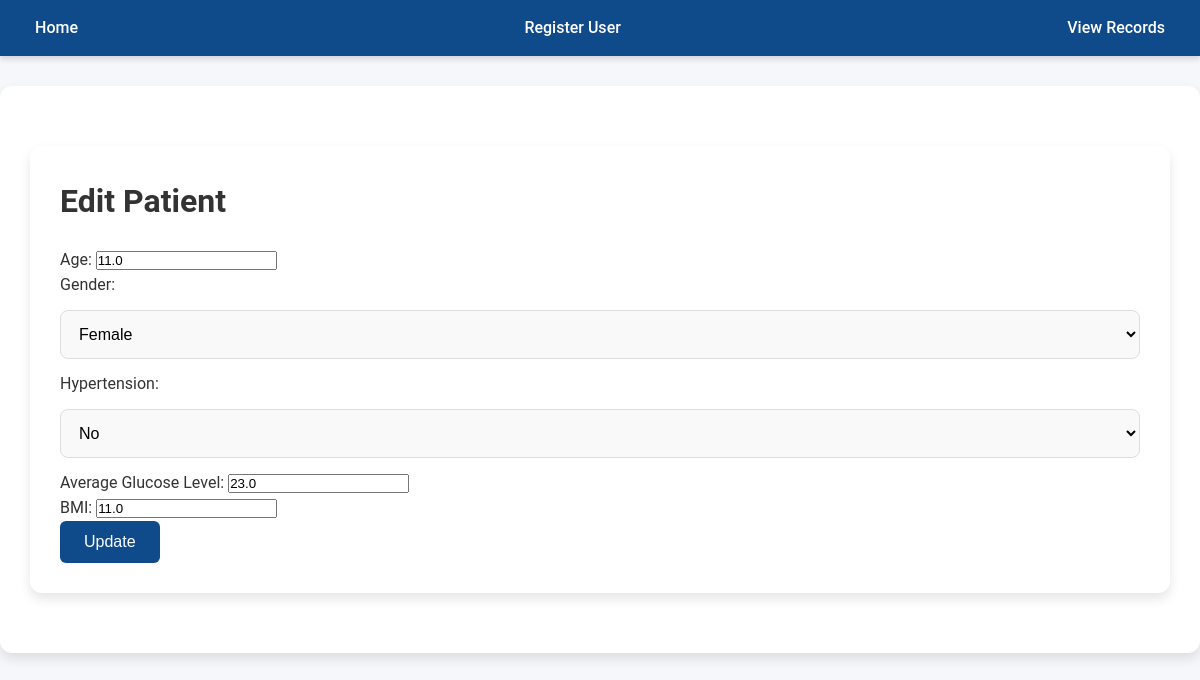
Page /edit/1 on the earlier database version.
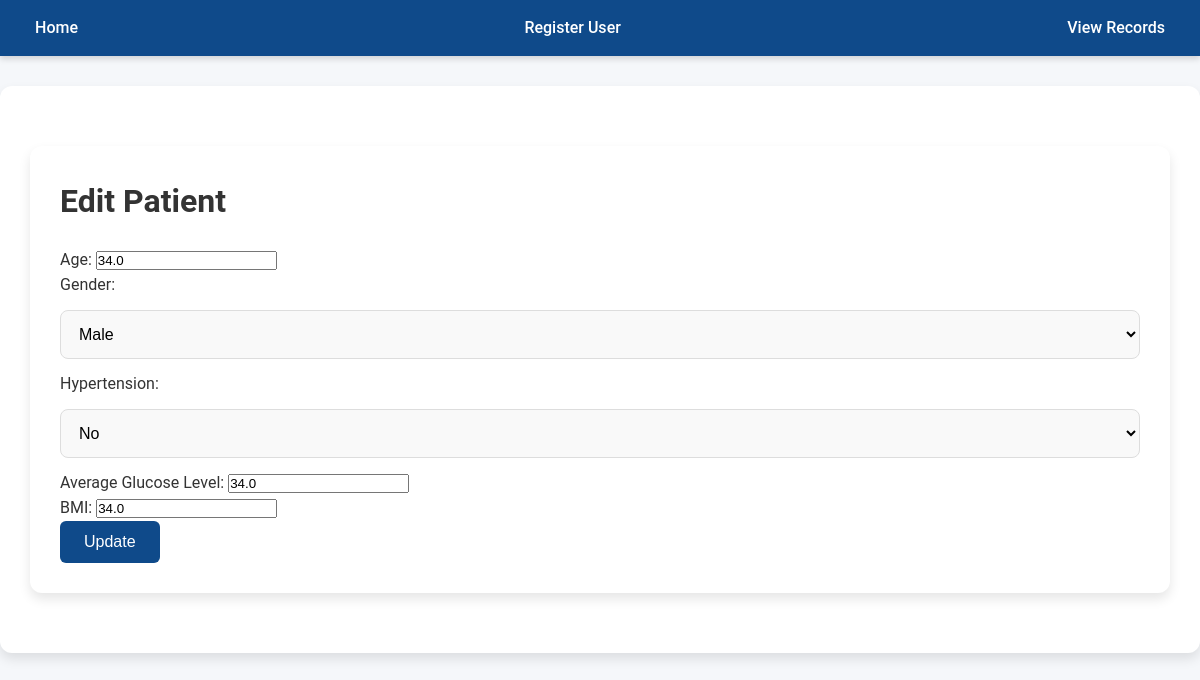
Same page on the later database version.
### app/models.py (models this page shows, shortened)
class Patient(db.Model):
    id = db.Column(db.Integer, primary_key=True, autoincrement=True)
    gender = db.Column(db.String(20), nullable=False)
    age = db.Column(db.Float, nullable=False)
    hypertension = db.Column(db.Integer, nullable=False)
    avg_glucose_level = db.Column(db.Float, nullable=False)
    bmi = db.Column(db.Float, nullable=False)

### app/routes.py (the view, shortened to what this page needs)
@main.route('/edit/<int:id>', methods=['GET', 'POST'])
def edit_patient(id):
    patient = Patient.query.get_or_404(id)
    return render_template('edit_patient.html', patient=patient)

### app/templates/edit_patient.html (shortened to what this page needs)
{% extends "layout.html" %}
{% block content %}
<!DOCTYPE html>
<html lang="en">
<head>
    <link rel="stylesheet" href="/static/css/styles.css">
</head>
<body>
    <div class="content">
        <h1>Edit Patient</h1>
        <form method="POST" action="">
            <div>
                <label for="age">Age:</label>
                <input type="number" id="age" name="age" value="{{ patient.age }}" required>
            </div>
            <div>
                <label for="gender">Gender:</label>
                <select id="gender" name="gender" required>
                    <option value="Male" {% if patient.gender == 'Male' %}selected{% endif %}>Male</option>
                    <option value="Female" {% if patient.gender == 'Female' %}selected{% endif %}>Female</option>
                </select>
            </div>
            <div>
                <label for="hypertension">Hypertension:</label>
                <select id="hypertension" name="hypertension" required>
                    <option value="0" {% if not patient.hypertension %}selected{% endif %}>No</option>
                </select>
            </div>
            <div>
                <label for="avg_glucose_level">Average Glucose Level:</label>
                <input type="number" step="0.1" id="avg_glucose_level" name="avg_glucose_level" value="{{ patient.avg_glucose_level }}" required>
            </div>
            <div>
                <label for="bmi">BMI:</label>
                <input type="number" step="0.1" id="bmi" name="bmi" value="{{ patient.bmi }}" required>
            </div>
            <button type="submit">Update</button>
        </form>
    </div>
</body>
</html>
{% endblock %}

Differences in the rows shown:
changed Patient "No": age "11.0" → "34.0"; gender "Female" → "Male"; avg_glucose_level "23.0" → "34.0"; bmi "11.0" → "34.0"
